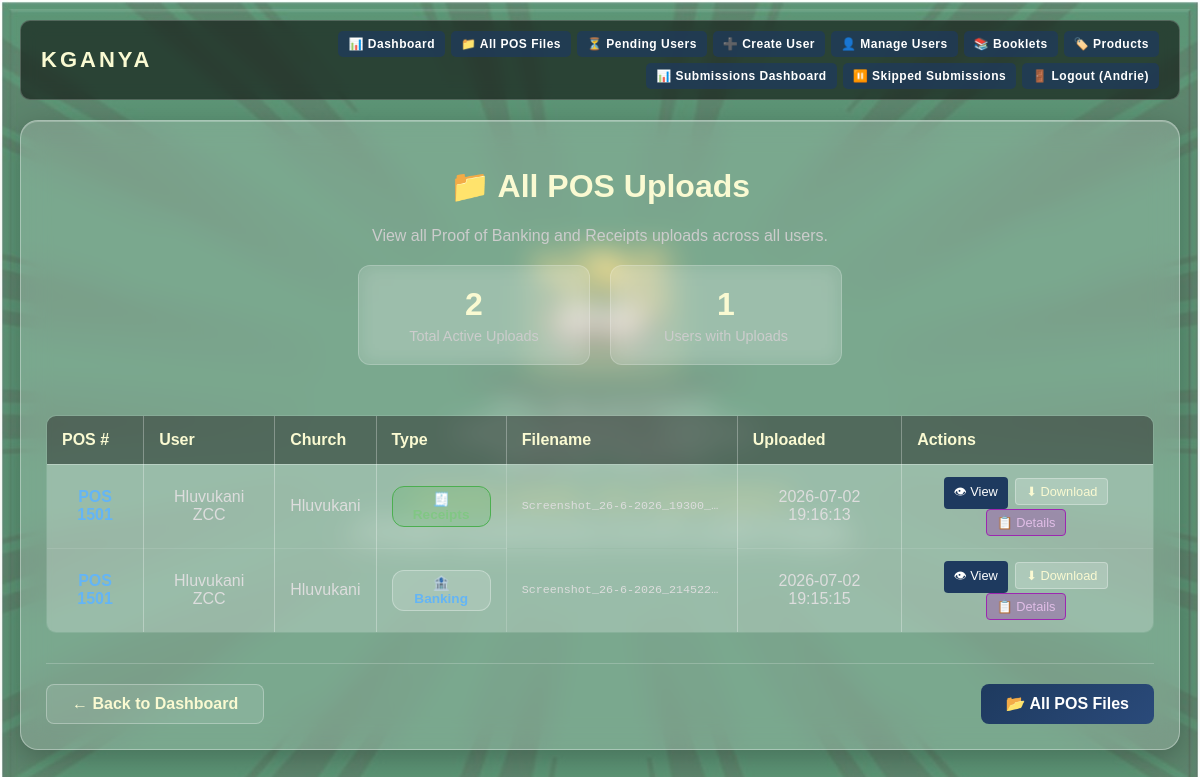
The page /admin/uploads (signed in) on the database its author committed.
### tables this page shows
CREATE TABLE pos_uploads (
        id INTEGER PRIMARY KEY AUTOINCREMENT,
        pos_record_id INTEGER NOT NULL,
        upload_type TEXT NOT NULL,
        original_filename TEXT NOT NULL,
        stored_filename TEXT NOT NULL,
        file_path TEXT NOT NULL,
        file_size INTEGER DEFAULT 0,
        mime_type TEXT,
        uploaded_by TEXT NOT NULL,
        uploaded_at TIMESTAMP DEFAULT CURRENT_TIMESTAMP,
        replaced_at TIMESTAMP,
        is_replaced INTEGER DEFAULT 0,
        replaced_by_upload_id INTEGER,
        FOREIGN KEY (pos_record_id) REFERENCES pos_records(id),
        FOREIGN KEY (replaced_by_upload_id) REFERENCES pos_uploads(id)
    );

CREATE TABLE pos_records (
            id INTEGER PRIMARY KEY AUTOINCREMENT,
            pos_number TEXT NOT NULL,
            bank_sheet TEXT,
            created_by TEXT NOT NULL,
            created_at TEXT NOT NULL,
            total_banking REAL DEFAULT 0.00,
            total_parish REAL DEFAULT 0.00,
            total_stickers INTEGER DEFAULT 0,
            grand_total_cash REAL DEFAULT 0.00,
            final_status TEXT,
            file_path TEXT
        , year INTEGER, month INTEGER, month_name TEXT, html_file_path TEXT, church_name TEXT, church_code TEXT, church_file TEXT, depositor_name TEXT, depositor_id TEXT, depositor_phone TEXT, witness1 TEXT, witness2 TEXT, witness3 TEXT, expected_total REAL DEFAULT 0.00, total_outstanding REAL DEFAULT 0.00, count200 INTEGER DEFAULT 0, count100 INTEGER DEFAULT 0, count50 INTEGER DEFAULT 0, count20 INTEGER DEFAULT 0, count10 INTEGER DEFAULT 0, count_coins INTEGER DEFAULT 0, bank_count200 INTEGER DEFAULT 0, bank_count100 INTEGER DEFAULT 0, bank_count50 INTEGER DEFAULT 0, bank_count20 INTEGER DEFAULT 0, bank_count10 INTEGER DEFAULT 0, bank_count_coins INTEGER DEFAULT 0, minister_count200 INTEGER DEFAULT 0, minister_count100 INTEGER DEFAULT 0, minister_count50 INTEGER DEFAULT 0, minister_count20 INTEGER DEFAULT 0, minister_count10 INTEGER DEFAULT 0, minister_count_coins INTEGER DEFAULT 0, minister_total REAL DEFAULT 0.00, banking_amount_words TEXT, final_conclusion TEXT, banking_remarks TEXT, minister_remarks TEXT, total_expenses REAL DEFAULT 0.00, net_parish_balance REAL DEFAULT 0.00, banking_date TEXT);

### Digital_Proof_Of_Service.py (the view)
@app.route("/admin/uploads")
@admin_required
def admin_view_uploads():
    conn = get_db_connection()
    cursor = conn.cursor()
    cursor.execute("""
        SELECT pu.*, pr.pos_number, pr.created_by, pr.church_name, pr.created_at as pos_created_at
        FROM pos_uploads pu
        JOIN pos_records pr ON pu.pos_record_id = pr.id
        WHERE pu.is_replaced = 0
        ORDER BY pu.uploaded_at DESC
    """)
    uploads = [dict(row) for row in cursor.fetchall()]
    user_uploads = {}
    for upload in uploads:
        username = upload["created_by"]
        if username not in user_uploads:
            user_uploads[username] = []
        user_uploads[username].append(upload)
    conn.close()
    return render_template("admin_uploads.html", uploads=uploads, user_uploads=user_uploads)

### Digital_Proof_Of_Service.py (called while the page is built)
def dict_row_factory(cursor, row):
    keys = [col[0] for col in cursor.description] if cursor.description else []
    return RowDict(row, keys)

def get_db_connection():
    conn = sqlite3.connect(DB_PATH, timeout=30)
    conn.row_factory = dict_row_factory
    return conn

def admin_required(f):
    @wraps(f)
    def decorated(*args, **kwargs):
        if session.get("role") not in ["admin", "superadmin"]:
            flash("Admin access required.", "error")
            return redirect("/login")
        return f(*args, **kwargs)
    return decorated

@app.context_processor
def inject_globals():
    return {
        'app_name': 'KGANYA',
        'app_tagline': 'Lighting The Way Through Service',
        'current_year': datetime.now().year
    }

    def __getitem__(self, key):
        idx = self._keys.index(key)
        return self._row[idx]

    def keys(self):
        return self._keys

### templates/admin_uploads.html (shortened to what this page needs)
{% extends "base.html" %}
{% block content %}
<div class="container">
    <h1>📁 All POS Uploads</h1>
    <p class="subtitle">View all Proof of Banking and Receipts uploads across all users.</p>
    {% if uploads %}
    <div class="stats-bar">
        <div class="stat-card">
            <span class="stat-number">{{ uploads|length }}</span>
            <span class="stat-label">Total Active Uploads</span>
        </div>
        <div class="stat-card">
            <span class="stat-number">{{ user_uploads|length }}</span>
            <span class="stat-label">Users with Uploads</span>
        </div>
    </div>
    <div class="uploads-table-wrapper">
        <table class="uploads-table">
            <thead>
                <tr>
                    <th>POS #</th>
                    <th>User</th>
                    <th>Church</th>
                    <th>Type</th>
                    <th>Filename</th>
                    <th>Uploaded</th>
                    <th>Actions</th>
                </tr>
            </thead>
            <tbody>
                {% for upload in uploads %}
                <tr>
                    <td><a href="/view-pos/{{ upload.pos_record_id }}" class="pos-link">{{ upload.pos_number }}</a></td>
                    <td>{{ upload.created_by }}</td>
                    <td>{{ upload.church_name or '—' }}</td>
                    <td>
                        {% if upload.upload_type == 'proof_of_banking' %}
                            <span class="type-badge banking">🏦 Banking</span>
                        {% else %}
                            <span class="type-badge receipts">🧾 Receipts</span>
                        {% endif %}
                    </td>
                    <td class="filename" title="{{ upload.original_filename }}">{{ upload.original_filename }}</td>
                    <td>{{ upload.uploaded_at }}</td>
                    <td>
                        <a href="/uploads/{{ upload.stored_filename }}" class="btn-view" target="_blank">👁 View</a>
                        <a href="/uploads/{{ upload.stored_filename }}" class="btn-download" download>⬇ Download</a>
                        <a href="/admin/pos-uploads/{{ upload.pos_record_id }}" class="btn-details">📋 Details</a>
                    </td>
                </tr>
                {% endfor %}
            </tbody>
        </table>
    </div>
    {% else %}
    <div class="empty-state">
        <p>📭 No uploads found.</p>
    </div>
    {% endif %}
    <div class="actions-footer">
        <a href="/admin" class="btn-back">← Back to Dashboard</a>
        <a href="/all-pos-files" class="btn-pos">📂 All POS Files</a>
    </div>
</div>
{% endblock %}

### templates/admin_uploads.html (style rules this page uses)
.stats-bar { display: flex; gap: 20px; margin: 20px 0 30px; justify-content: center; }
.stat-card { background: rgba(255,255,255,0.1); backdrop-filter: blur(10px); border: 1px solid rgba(255,255,255,0.2); border-radius: 12px; padding: 20px 40px; text-align: center; min-width: 150px; }
.stat-number { display: block; font-size: 2em; font-weight: bold; color: lightgoldenrodyellow; }
.stat-label { display: block; color: #ccc; font-size: 0.9em; margin-top: 5px; }
.uploads-table-wrapper { margin: 30px 0; overflow-x: auto; }
.uploads-table { width: 100%; border-collapse: collapse; background: rgba(255,255,255,0.1); border-radius: 10px; overflow: hidden; }
.uploads-table th { background: rgba(0,0,0,0.4); color: lightgoldenrodyellow; padding: 15px; text-align: left; font-weight: bold; }
.uploads-table td { padding: 12px 15px; border-bottom: 1px solid rgba(255,255,255,0.1); color: #ddd; }
.pos-link { color: #64B5F6; text-decoration: none; font-weight: bold; }
.type-badge { padding: 4px 12px; border-radius: 12px; font-size: 0.85em; font-weight: bold; display: inline-block; }
.type-badge.banking { background: rgba(33, 150, 243, 0.2); color: #64B5F6; border: 1px solid #2196F3; }
.type-badge.receipts { background: rgba(76, 175, 80, 0.2); color: #81C784; border: 1px solid #4CAF50; }
.filename { max-width: 200px; overflow: hidden; text-overflow: ellipsis; white-space: nowrap; font-family: monospace; font-size: 0.9em; }
.btn-view, .btn-download, .btn-details { padding: 5px 10px; border-radius: 4px; text-decoration: none; font-size: 0.8em; margin-right: 3px; transition: all 0.2s; display: inline-block; }
.btn-view { background: #1e3a5f; color: white; }
.btn-download { background: rgba(255,255,255,0.2); color: lightgoldenrodyellow; border: 1px solid rgba(255,255,255,0.3); }
.btn-details { background: rgba(156, 39, 176, 0.3); color: #E1BEE7; border: 1px solid #9C27B0; }
.actions-footer { display: flex; justify-content: space-between; margin-top: 30px; padding-top: 20px; border-top: 1px solid rgba(255,255,255,0.2); }
.actions-footer a { padding: 10px 25px; border-radius: 8px; text-decoration: none; font-weight: bold; transition: all 0.3s; }
.btn-back { background: rgba(255,255,255,0.1); color: lightgoldenrodyellow; border: 1px solid rgba(255,255,255,0.3); }
.btn-pos { background: linear-gradient(135deg, #1e3a5f, #2a4a7a); color: white; }
.subtitle { text-align: center; color: #ccc; margin-bottom: 20px; }

### rows shown on the page
pos_uploads: created_by "Hluvukani ZCC", church_name "Hluvukani", upload_type "🧾 Receipts", original_filename "Screenshot_26-6-2026_19300_…", uploaded_at "2026-07-02 19:16:13"
pos_uploads: created_by "Hluvukani ZCC", church_name "Hluvukani", upload_type "🏦 Banking", original_filename "Screenshot_26-6-2026_214522…", uploaded_at "2026-07-02 19:15:15"

### other values the page prints
{{ session.username }} "Andrie"
{{ uploads|length }} "2"
{{ user_uploads|length }} "1"
